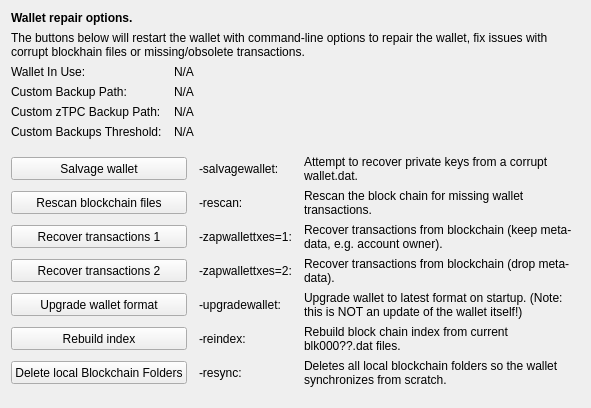
     <widget class="QWidget" name="tab_repair">
      <attribute name="title">
       <string>&amp;Wallet Repair</string>
      </attribute>
      <layout class="QGridLayout" name="gridLayout_4" columnstretch="0,0,0,0">
       <property name="horizontalSpacing">
        <number>12</number>
       </property>
       <item row="0" column="0" colspan="4">
        <widget class="QLabel" name="label_repair_header">
         <property name="font">
          <font>
           <weight>75</weight>
           <bold>true</bold>
          </font>
         </property>
         <property name="text">
          <string>Wallet repair options.</string>
         </property>
        </widget>
       </item>
       <item row="1" column="0" colspan="4">
        <widget class="QLabel" name="label_repair_helptext">
         <property name="font">
          <font>
           <weight>50</weight>
           <bold>false</bold>
          </font>
         </property>
         <property name="text">
          <string>The buttons below will restart the wallet with command-line options to repair the wallet, fix issues with corrupt blockhain files or missing/obsolete transactions.</string>
         </property>
         <property name="wordWrap">
          <bool>true</bool>
         </property>
        </widget>
       </item>
       <item row="2" column="0">
        <widget class="QLabel" name="wallet_path_label">
         <property name="text">
          <string>Wallet In Use:</string>
         </property>
        </widget>
       </item>
       <item row="2" column="1" colspan="3">
        <widget class="QLabel" name="wallet_path">
         <property name="cursor">
          <cursorShape>IBeamCursor</cursorShape>
         </property>
         <property name="text">
          <string>N/A</string>
         </property>
         <property name="textFormat">
          <enum>Qt::PlainText</enum>
         </property>
         <property name="textInteractionFlags">
          <set>Qt::LinksAccessibleByMouse|Qt::TextSelectableByKeyboard|Qt::TextSelectableByMouse</set>
         </property>
        </widget>
       </item>
       <item row="3" column="0">
        <widget class="QLabel" name="wallet_custombackuppath_label">
         <property name="visible">
          <bool>false</bool>
         </property>
         <property name="text">
          <string>Custom Backup Path:</string>
         </property>
        </widget>
       </item>
       <item row="3" column="1" colspan="3">
        <widget class="QLabel" name="wallet_custombackuppath">
         <property name="cursor">
          <cursorShape>IBeamCursor</cursorShape>
         </property>
         <property name="visible">
          <bool>false</bool>
         </property>
         <property name="text">
          <string>N/A</string>
         </property>
         <property name="textFormat">
          <enum>Qt::PlainText</enum>
         </property>
         <property name="textInteractionFlags">
          <set>Qt::LinksAccessibleByMouse|Qt::TextSelectableByKeyboard|Qt::TextSelectableByMouse</set>
         </property>
        </widget>
       </item>
       <item row="4" column="0">
        <widget class="QLabel" name="wallet_customzpivbackuppath_label">
         <property name="visible">
          <bool>false</bool>
         </property>
         <property name="text">
          <string>Custom zTPC Backup Path:</string>
         </property>
        </widget>
       </item>
       <item row="4" column="1" colspan="3">
        <widget class="QLabel" name="wallet_customzpivbackuppath">
         <property name="cursor">
          <cursorShape>IBeamCursor</cursorShape>
         </property>
         <property name="visible">
          <bool>false</bool>
         </property>
         <property name="text">
          <string>N/A</string>
         </property>
         <property name="textFormat">
          <enum>Qt::PlainText</enum>
         </property>
         <property name="textInteractionFlags">
          <set>Qt::LinksAccessibleByMouse|Qt::TextSelectableByKeyboard|Qt::TextSelectableByMouse</set>
         </property>
        </widget>
       </item>
       <item row="5" column="0">
        <widget class="QLabel" name="wallet_custombackupthreshold_label">
         <property name="visible">
          <bool>false</bool>
         </property>
         <property name="text">
          <string>Custom Backups Threshold:</string>
         </property>
        </widget>
       </item>
       <item row="5" column="1" colspan="3">
        <widget class="QLabel" name="wallet_custombackupthreshold">
         <property name="cursor">
          <cursorShape>IBeamCursor</cursorShape>
         </property>
         <property name="visible">
          <bool>false</bool>
         </property>
         <property name="text">
          <string>N/A</string>
         </property>
         <property name="textFormat">
          <enum>Qt::PlainText</enum>
         </property>
         <property name="textInteractionFlags">
          <set>Qt::LinksAccessibleByMouse|Qt::TextSelectableByKeyboard|Qt::TextSelectableByMouse</set>
         </property>
        </widget>
       </item>
       <item row="6" column="0">
        <spacer name="verticalSpacer_repair1">
         <property name="orientation">
          <enum>Qt::Vertical</enum>
         </property>
         <property name="sizeHint" stdset="0">
          <size>
           <width>10</width>
           <height>10</height>
          </size>
         </property>
        </spacer>
       </item>
       <item row="7" column="0" colspan="2">
        <widget class="QPushButton" name="btn_salvagewallet">
         <property name="minimumSize">
          <size>
           <width>100</width>
           <height>23</height>
          </size>
         </property>
         <property name="text">
          <string>Salvage wallet</string>
         </property>
        </widget>
       </item>
       <item row="7" column="2">
        <widget class="QLabel" name="label_repair_salvage_command">
         <property name="text">
          <string notr="true">-salvagewallet:</string>
         </property>
        </widget>
       </item>
       <item row="7" column="3">
        <widget class="QLabel" name="label_repair_salvage">
         <property name="text">
          <string>Attempt to recover private keys from a corrupt wallet.dat.</string>
         </property>
         <property name="wordWrap">
          <bool>true</bool>
         </property>
        </widget>
       </item>
       <item row="8" column="0" colspan="2">
        <widget class="QPushButton" name="btn_rescan">
         <property name="minimumSize">
          <size>
           <width>100</width>
           <height>23</height>
          </size>
         </property>
         <property name="text">
          <string>Rescan blockchain files</string>
         </property>
        </widget>
       </item>
       <item row="8" column="2">
        <widget class="QLabel" name="label_repair_rescan_command">
         <property name="text">
          <string notr="true">-rescan:</string>
         </property>
        </widget>
       </item>
       <item row="8" column="3">
        <widget class="QLabel" name="label_repair_rescan">
         <property name="text">
          <string>Rescan the block chain for missing wallet transactions.</string>
         </property>
         <property name="wordWrap">
          <bool>true</bool>
         </property>
        </widget>
       </item>
       <item row="9" column="0" colspan="2">
        <widget class="QPushButton" name="btn_zapwallettxes1">
         <property name="minimumSize">
          <size>
           <width>100</width>
           <height>23</height>
          </size>
         </property>
         <property name="text">
          <string>Recover transactions 1</string>
         </property>
        </widget>
       </item>
       <item row="9" column="2">
        <widget class="QLabel" name="label_repair_zap1_command">
         <property name="text">
          <string notr="true">-zapwallettxes=1:</string>
         </property>
        </widget>
       </item>
       <item row="9" column="3">
        <widget class="QLabel" name="label_repair_zap1">
         <property name="text">
          <string>Recover transactions from blockchain (keep meta-data, e.g. account owner).</string>
         </property>
         <property name="wordWrap">
          <bool>true</bool>
         </property>
        </widget>
       </item>
       <item row="10" column="0" colspan="2">
        <widget class="QPushButton" name="btn_zapwallettxes2">
         <property name="minimumSize">
          <size>
           <width>100</width>
           <height>23</height>
          </size>
         </property>
         <property name="text">
          <string>Recover transactions 2</string>
         </property>
        </widget>
       </item>
       <item row="10" column="2">
        <widget class="QLabel" name="label_repair_zap2_command">
         <property name="text">
          <string notr="true">-zapwallettxes=2:</string>
         </property>
        </widget>
       </item>
       <item row="10" column="3">
        <widget class="QLabel" name="label_repair_zap2">
         <property name="text">
          <string>Recover transactions from blockchain (drop meta-data).</string>
         </property>
         <property name="wordWrap">
          <bool>true</bool>
         </property>
        </widget>
       </item>
       <item row="11" column="0" colspan="2">
        <widget class="QPushButton" name="btn_upgradewallet">
         <property name="minimumSize">
          <size>
           <width>100</width>
           <height>23</height>
          </size>
         </property>
         <property name="text">
          <string>Upgrade wallet format</string>
         </property>
        </widget>
       </item>
       <item row="11" column="2">
        <widget class="QLabel" name="label_repair_upgrade_command">
         <property name="text">
          <string notr="true">-upgradewallet:</string>
         </property>
        </widget>
       </item>
       <item row="11" column="3">
        <widget class="QLabel" name="label_repair_upgrade">
         <property name="text">
          <string>Upgrade wallet to latest format on startup. (Note: this is NOT an update of the wallet itself!)</string>
         </property>
         <property name="wordWrap">
          <bool>true</bool>
         </property>
        </widget>
       </item>
       <item row="12" column="0" colspan="2">
        <widget class="QPushButton" name="btn_reindex">
         <property name="minimumSize">
          <size>
           <width>100</width>
           <height>23</height>
          </size>
         </property>
         <property name="text">
          <string>Rebuild index</string>
         </property>
        </widget>
       </item>
       <item row="12" column="2">
        <widget class="QLabel" name="label_repair_reindex_command">
         <property name="text">
          <string notr="true">-reindex:</string>
         </property>
        </widget>
       </item>
       <item row="12" column="3">
        <widget class="QLabel" name="label_repair_reindex">
         <property name="text">
          <string>Rebuild block chain index from current blk000??.dat files.</string>
         </property>
         <property name="wordWrap">
          <bool>true</bool>
         </property>
        </widget>
       </item>
       <item row="13" column="0" colspan="2">
        <widget class="QPushButton" name="btn_resync">
         <property name="minimumSize">
          <size>
           <width>100</width>
           <height>23</height>
          </size>
         </property>
         <property name="text">
          <string>Delete local Blockchain Folders</string>
         </property>
        </widget>
       </item>
       <item row="13" column="2">
        <widget class="QLabel" name="label_repair_resync_command">
         <property name="text">
          <string>-resync:</string>
         </property>
        </widget>
       </item>
       <item row="13" column="3">
        <widget class="QLabel" name="label_repair_resync">
         <property name="text">
          <string>Deletes all local blockchain folders so the wallet synchronizes from scratch.</string>
         </property>
         <property name="wordWrap">
          <bool>true</bool>
         </property>
        </widget>
       </item>
       <item row="14" column="0">
        <spacer name="verticalSpacer_repair2">
         <property name="orientation">
          <enum>Qt::Vertical</enum>
         </property>
         <property name="sizeHint" stdset="0">
          <size>
           <width>20</width>
           <height>10</height>
          </size>
         </property>
        </spacer>
       </item>
      </layout>
     </widget>
